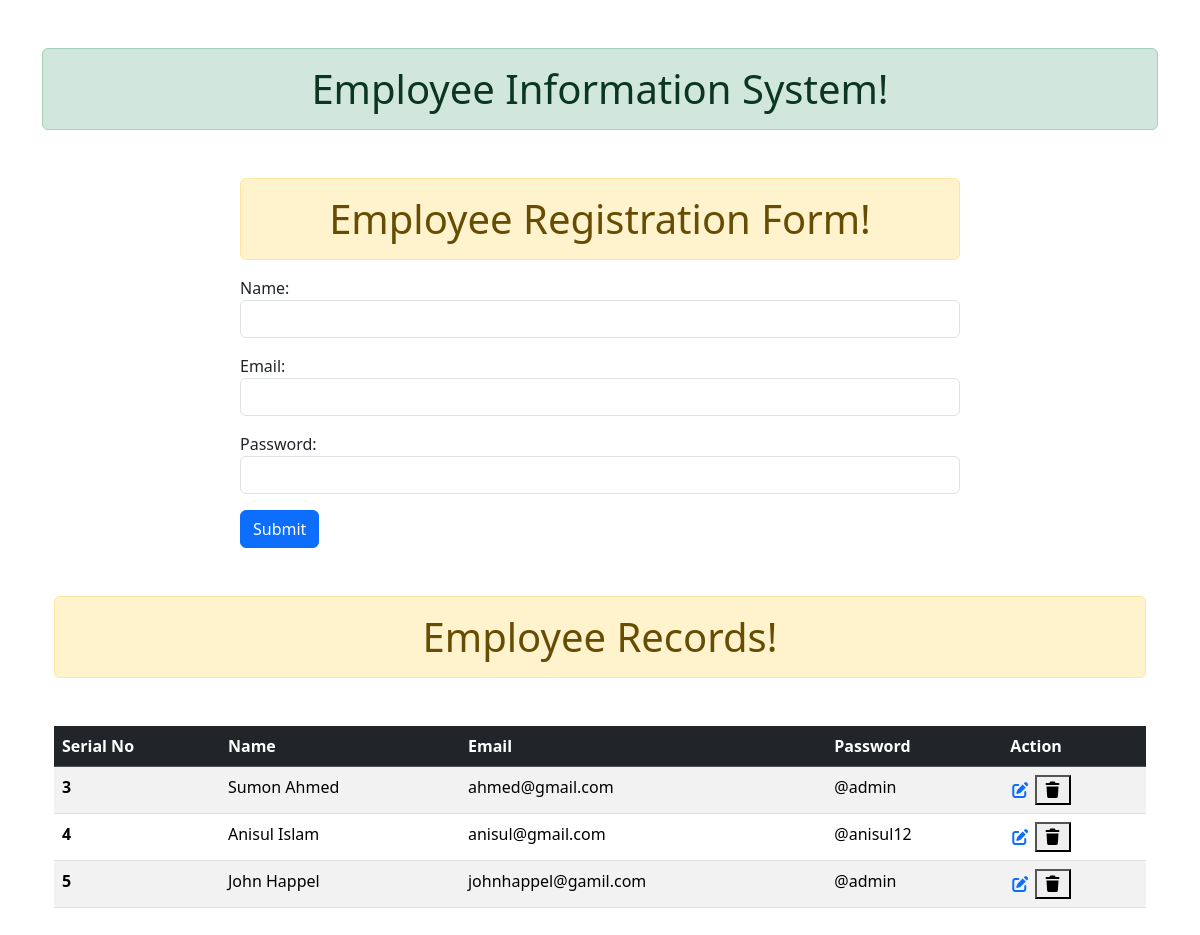
Before: / with the older database file.
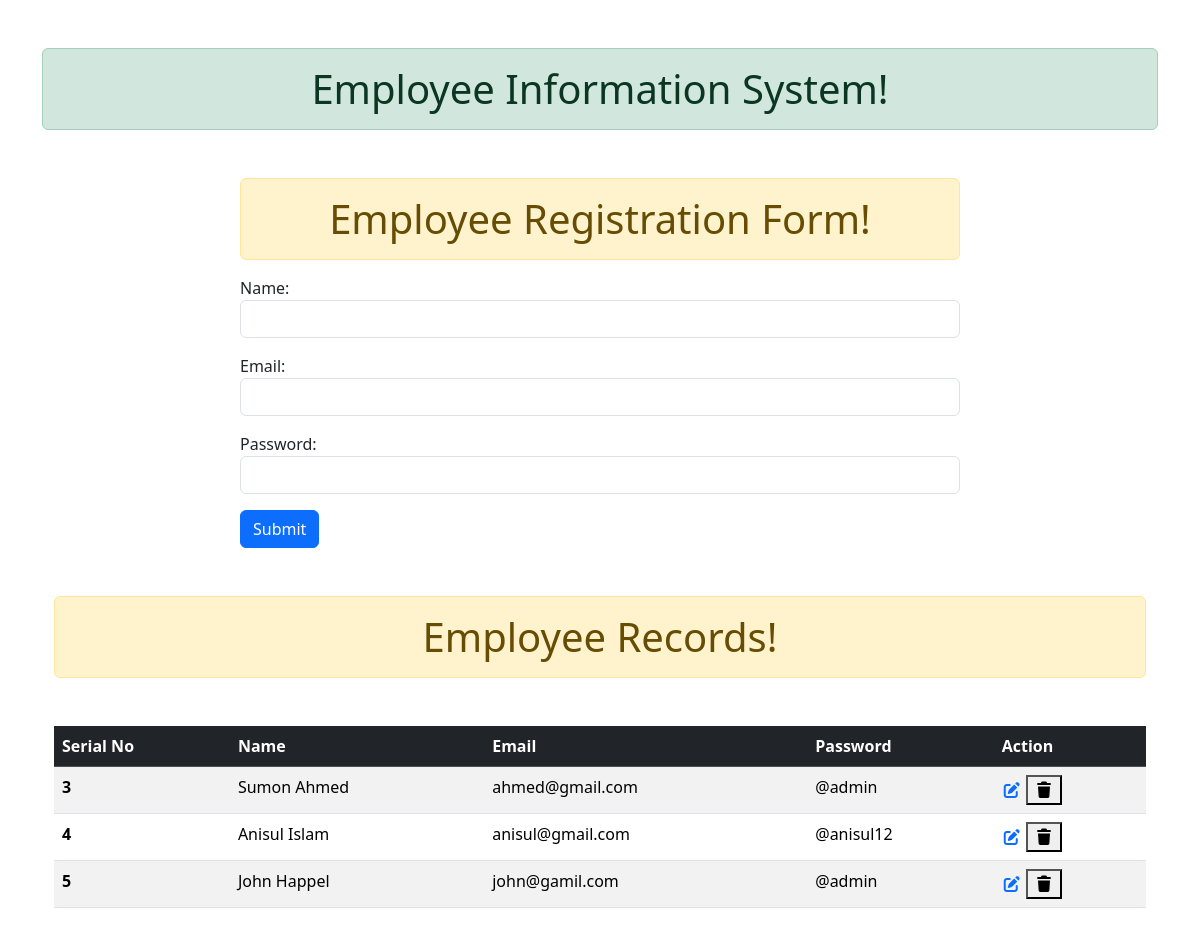
After: the same page with the newer database file.
### app/models.py (models this page shows, shortened)
class Employee(models.Model):
    name = models.CharField(max_length=25, null=True)
    email = models.EmailField(max_length=60, null=True)
    password = models.CharField(max_length=12, null=True)

### app/views.py (the view)
# urls.py: 2. Add a URL to urlpatterns:  path('', Home.as_view(), name='home')
def Home(request):
    form = EmployeeForm()
    if request.method == 'POST':
        form = EmployeeForm(request.POST)
        form.save()
        form = EmployeeForm()
    data = Employee.objects.all()
    context = {
        'form': form,
        'data': data
    }
    return render(request, 'apps/index.html', context)

### app/forms.py
class EmployeeForm(ModelForm):
    class Meta:
        model = Employee
        fields = '__all__'
        widgets = {
            'name' : forms.TextInput(attrs={'class':'form-control'}),
            'email' : forms.TextInput(attrs={'class':'form-control'}),
            'password' : forms.PasswordInput(attrs={'class':'form-control'}, render_value=True),
        }

### templates/apps/index.html (shortened to what this page needs)
{% extends 'apps/base.html' %}
{% block content %}
<div class="container">
    <div class="row">
        <div class="col col-8 offset-2">
            <h1 class="alert alert-warning text-center">Employee Registration Form!</h1>
            <form method="post">
                {{form.as_p}}
                <input type="submit" value="Submit" class="btn btn-primary">
            </form>
        </div>
    </div>
    <h1 class="alert alert-warning text-center my-5">Employee Records!</h1>
    <table class="table table-striped table-hover my-5">
        <thead class="table-dark">
        <tr>
            <th scope="col">Serial No</th>
            <th scope="col">Name</th>
            <th scope="col">Email</th>
            <th scope="col">Password</th>
            <th scope="col">Action</th>
        </tr>
        </thead>
        <tbody>
        {% for i in data %}
        <tr>
            <th scope="row">{{ i.id }}</th>
            <td>{{ i.name }}</td>
            <td>{{ i.email }}</td>
            <td>@{{ i.password }}</td>
            <td>
                <a href="{% url 'update' i.id %}"><i class="fa-solid fa-pen-to-square"></i></a>
                <form action="{% url 'delete' i.id %}" method="post" class="d-inline">
                    <button type="submit"><i class="fa-solid fa-trash"></i></button>
                </form>
            </td>
        </tr>
        {% endfor %}
        </tbody>
    </table>
</div>
{% endblock content %}

### templates/apps/base.html (shortened to what this page needs)
<!doctype html>
<html lang="en">
<head>
    <link href="https://cdn.jsdelivr.net/npm/bootstrap@5.3.8/dist/css/bootstrap.min.css" rel="stylesheet"/>
    <link rel="stylesheet" href="https://cdnjs.cloudflare.com/ajax/libs/font-awesome/7.0.1/css/all.min.css"/>
</head>
<body>
<div class="container">
    <h1 class="alert alert-success my-5 text-center">Employee Information System!</h1>
    {% block content %}
    {% endblock content %}
</div>

Changed rows visible on the page:
changed Employee "John Happel": email "johnhappel@gamil.com" → "john@gamil.com"
